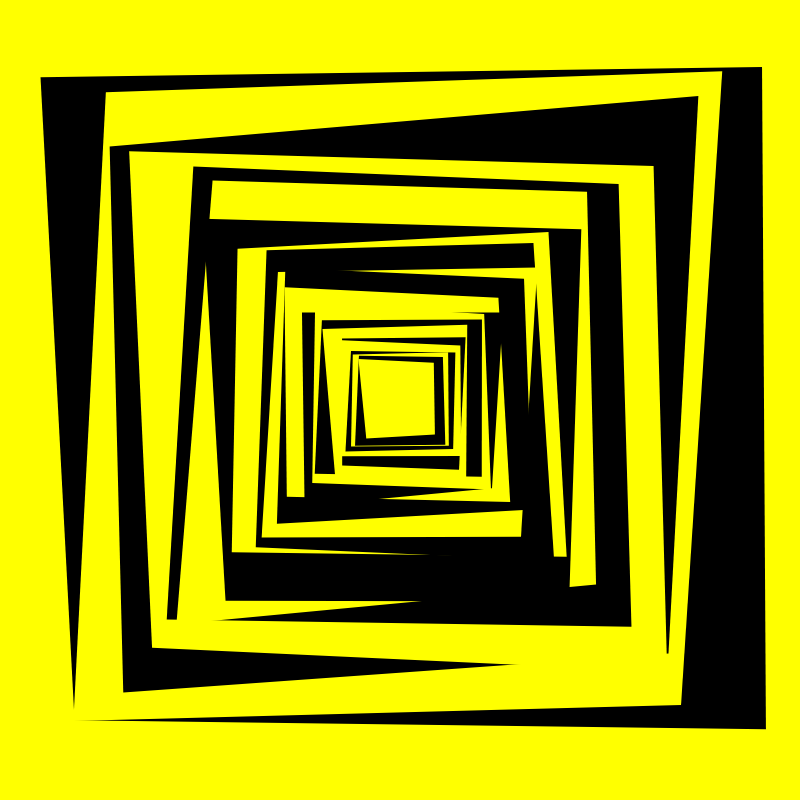
Frame 1 (no input)
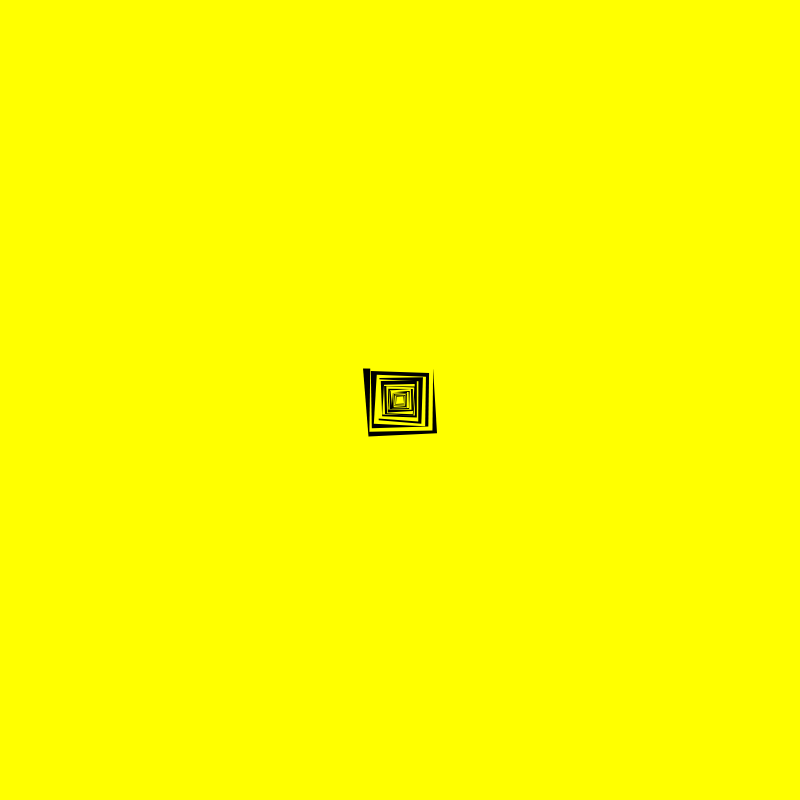
Frame 2 (the mouse pressed at the canvas centre, redrawn once)

The p5.js sketch that drew these frames (run headless with seeded random() and noise() and a simulated clock; the mouse was pressed at the canvas centre and the sketch redrawn once):

// p5.js sketch
// ── sketch.js
const side = 800
const c = side * 0.5 // center
const color = ["black","yellow"];//,"green","red","white","purple","brown"]; 
const len = color.length
var factor = 0.86

function setup() {
  createCanvas(side, side);
  colorMode(HSB, 360, 100, 100, 250)
  noLoop();
}

function draw() {
  background(color[len-1]);
  for (i = 0; i <= 21; i++ ){
    draw_rect(color[i % len]);
  }
}

function draw_rect(color){
  var o = 42; // offset
  noStroke();
  fill(color);
  quad(
    c - (c + random(-o,o)) * factor, c - (c + random(-o,o)) * factor,
    c + (c + random(-o,o)) * factor, c - (c + random(-o,o)) * factor,
    c + (c + random(-o,o)) * factor, c + (c + random(-o,o)) * factor,
    c - (c + random(-o,o)) * factor, c + (c + random(-o,o)) * factor
    );
  factor *= 0.9 ;
}
